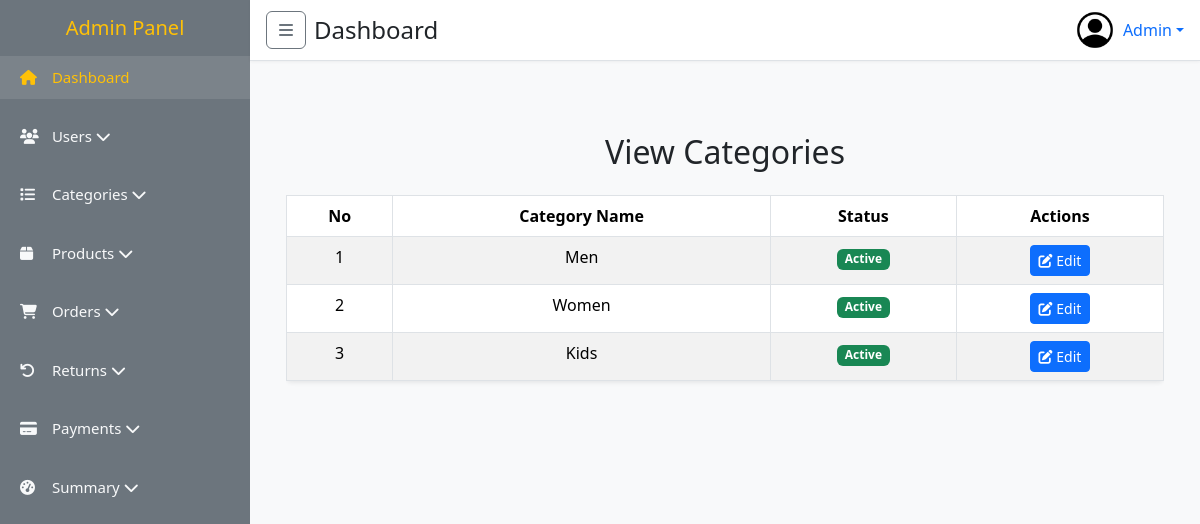
Page /admin/view_category.php on the earlier database version.
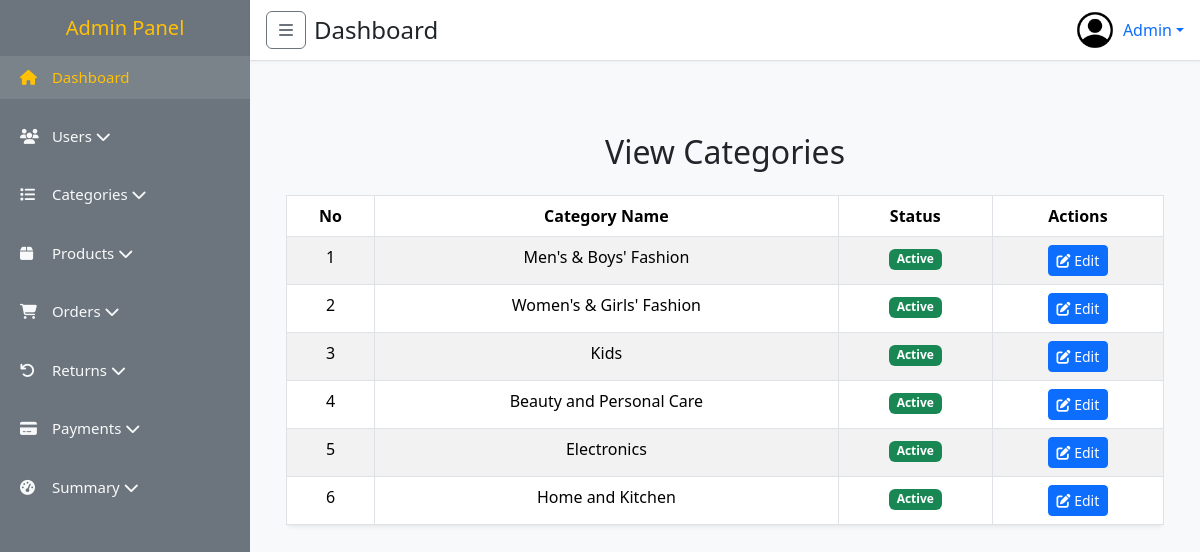
Same page on the later database version.
### tables this page shows
CREATE TABLE `categories` (
  `id` int(11) NOT NULL,
  `name` varchar(255) DEFAULT NULL,
  `status` tinyint(1) NOT NULL DEFAULT 1,
  `created_at` datetime DEFAULT current_timestamp(),
  `updated_at` datetime DEFAULT current_timestamp()
);

### admin/view_category.php (the view, shortened to what this page needs)
<?php
require "inc/he.php";
require "inc/sidebar.php";
require "inc/nav.php";
require "../config/db.php";
$query = "SELECT * FROM categories";
$result = mysqli_query($con, $query);
?>
<main class="p-4">
  <div class="container mt-5">
    <h2 class="mb-4 text-center">View Categories</h2>
    <div class="table-responsive">
      <table class="table table-striped table-hover table-bordered shadow-sm rounded">
        <thead class="thead-dark">
          <tr class="text-center">
            <th>No</th>
            <th>Category Name</th>
            <th>Status</th>
            <th>Actions</th>
          </tr>
        </thead>
        <tbody>
          <?php
          $counter = 1;
          while ($row = mysqli_fetch_assoc($result)): ?>
            <tr class="text-center">
              <td><?php echo $counter++; ?></td>
              <td><?php echo htmlspecialchars($row['name']); ?></td>
              <td>
                <?php
                if (isset($row['status'])) {
                  if ($row['status'] == 1 || strtolower($row['status']) == 'active') {
                    echo '<span class="badge bg-success">Active</span>';
                  } else {
                    echo '<span class="badge bg-danger">Not Active</span>';
                  }
                } else {
                  echo '<span class="badge bg-secondary">Unknown</span>';
                }
                ?>
              </td>
              <td>
                <a href="edit_category.php?id=<?php echo $row['id']; ?>" class="btn btn-primary btn-sm"
                  data-bs-toggle="tooltip" data-bs-placement="top" title="Edit Category">
                  <i class="fa fa-edit"></i> Edit
                </a>
              </td>
            </tr>
          <?php endwhile; ?>
        </tbody>
      </table>
    </div>
  </div>
</main>

Differences in the rows shown:
changed categories: name "Men" → "Men's & Boys' Fashion"
changed categories: name "Women" → "Women's & Girls' Fashion"
added categories: name "Beauty and Personal Care", status "Active"
added categories: name "Electronics", status "Active"
added categories: name "Home and Kitchen", status "Active"
